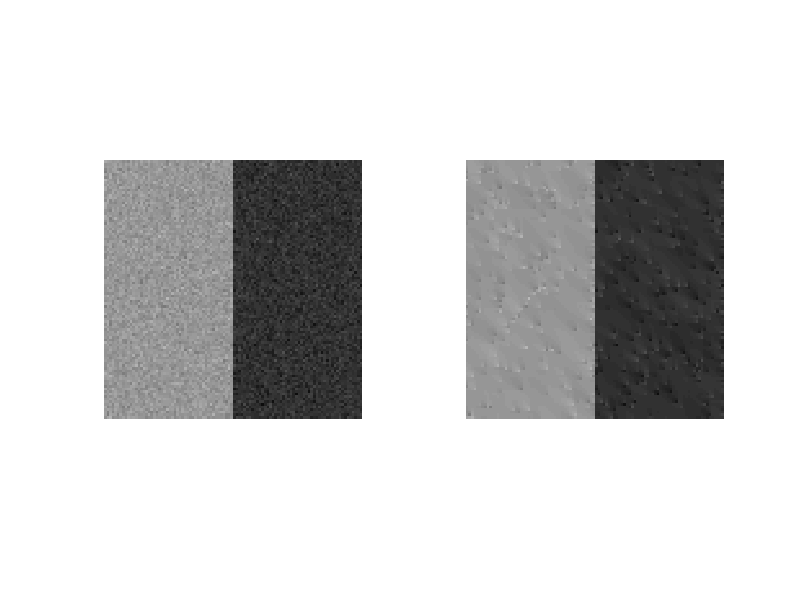

Write MATLAB code to recreate this figure.
% Demo exercise: CS308 Introduction to AI
%
% (Conditional) Markov Random Field for Image Denoising
%
%-------------------------------------------------------------

clear all;
close all;

%I = imread("noisy_checkerboard_mrf.jpg");
%[M,N] = size(I);

I(1:100,1:50) = 150+10*randn(100,50);
I(1:100,51:100) = 50 + 10*randn(100,50);

Inew = I;
iter_max = 1000;
lamda = 5;
mu = .1;

for iteration=1:iter_max
    E1 = sum(sum((Inew-I).^2));
    E2 = sum(sum(diff(Inew,1,1).^2))+sum(sum(diff(Inew,1,2).^2));
    E(iteration)=E1+E2;
    z1 = Inew-I; 
    s1 = sqrt(10);
    z2 = 2*Inew-circshift(Inew,-1,1)-circshift(Inew,-1,2); 
    s2 = sqrt(10);
    Grad = 2*z1./(z1.^2+2*s1^2) + lamda*2*z2./(z2.^2+2*s2^2);
    Inew = Inew - mu*Grad;
end

figure(1);
subplot(1,2,1);imshow(uint8(I));
subplot(1,2,2);imshow(uint8(Inew));
